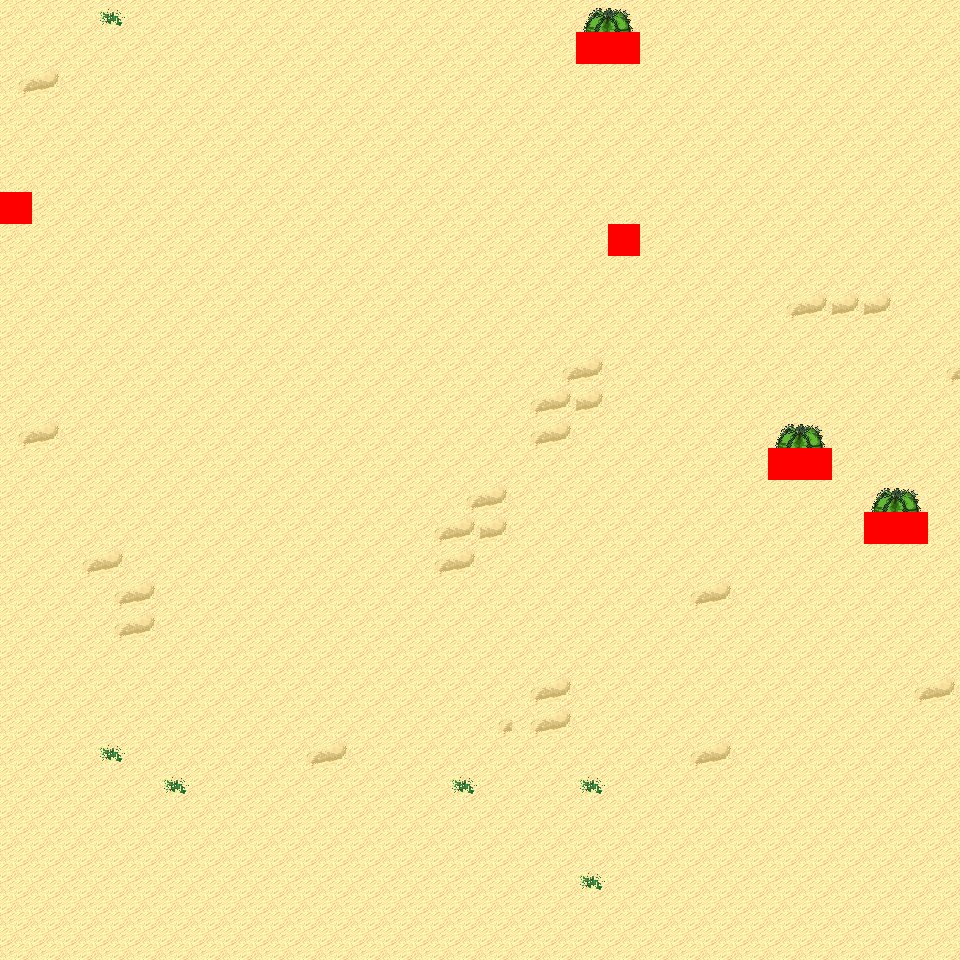

This is a level from a 2D game, rendered from its Tiled map with the project's own tilesets. A one-line summary and the map file follow, with tile-layer data summarised:
An orthogonal 30x30 tile map with 32x32 px tiles, 6 tile layers (Ground, Object, Object2, Above, ...), 6 tilesets and 4 objects (4x mapExit).

<map version="1.0" orientation="orthogonal" renderorder="right-down" width="30" height="30" tilewidth="32" tileheight="32" nextobjectid="5">
  <tileset firstgid="1" name="tileset_logic_collision" tilewidth="32" tileheight="32" tilecount="1" columns="1">
    <image source="../drawable/tileset_logic_collision.png" width="32" height="32" />
  </tileset>
  <tileset firstgid="2" name="tileset_terrain_desert" tilewidth="32" tileheight="32" tilecount="88" columns="8">
    <image source="../drawable/tileset_terrain_desert.png" width="256" height="352" />
  </tileset>
  <tileset firstgid="90" name="tileset_ground_sand_2" tilewidth="32" tileheight="32" tilecount="15" columns="5">
    <image source="../drawable/tileset_ground_sand_2.png" width="160" height="96" />
  </tileset>
  <tileset firstgid="105" name="tileset_plant_cactus_2" tilewidth="32" tileheight="32" tilecount="10" columns="5">
    <image source="../drawable/tileset_plant_cactus_2.png" width="160" height="64" />
  </tileset>
  <tileset firstgid="115" name="tileset_plant_round_cactuses" tilewidth="32" tileheight="32" tilecount="20" columns="10">
    <image source="../drawable/tileset_plant_round_cactuses.png" width="320" height="64" />
  </tileset>
  <tileset firstgid="135" name="tileset_plant_cactus" tilewidth="32" tileheight="32" tilecount="2" columns="1">
    <image source="../drawable/tileset_plant_cactus.png" width="32" height="64" />
  </tileset>
  <layer name="Ground" width="30" height="30">
    <data>[900 cells, 900 non-empty, 5 distinct tile ids]</data>
  </layer>
  <layer name="Object" width="30" height="30">
    <data>[900 cells, 6 non-empty, 2 distinct tile ids]</data>
  </layer>
  <layer name="Object2" width="30" height="30">
    <data>[900 cells, 0 non-empty, 0 distinct tile ids]</data>
  </layer>
  <layer name="Above" width="30" height="30">
    <data>[900 cells, 6 non-empty, 2 distinct tile ids]</data>
  </layer>
  <layer name="Above2" width="30" height="30">
    <data>[900 cells, 0 non-empty, 0 distinct tile ids]</data>
  </layer>
  <layer name="Walkable" width="30" height="30">
    <data>[900 cells, 8 non-empty, 1 distinct tile ids]</data>
  </layer>
  <objectgroup name="MapEvents">
    <object id="1" name="north" type="mapExit" x="0" y="0" width="960" height="32">
      <properties>
        <property name="map" value="level_0_x21_y110" />
        <property name="x" value="0" />
        <property name="y" value="28" />
      </properties>
    </object>
    <object id="2" name="south" type="mapExit" x="0" y="928" width="960" height="32">
      <properties>
        <property name="map" value="level_0_x21_y112" />
        <property name="x" value="0" />
        <property name="y" value="1" />
      </properties>
    </object>
    <object id="3" name="west" type="mapExit" x="0" y="0" width="32" height="192">
      <properties>
        <property name="map" value="level_0_x20_y111" />
        <property name="x" value="28" />
        <property name="y" value="0" />
      </properties>
    </object>
    <object id="4" name="west2" type="mapExit" x="0" y="224" width="32" height="736">
      <properties>
        <property name="map" value="level_0_x20_y111" />
        <property name="x" value="28" />
        <property name="y" value="7" />
      </properties>
    </object>
  </objectgroup>
</map>
